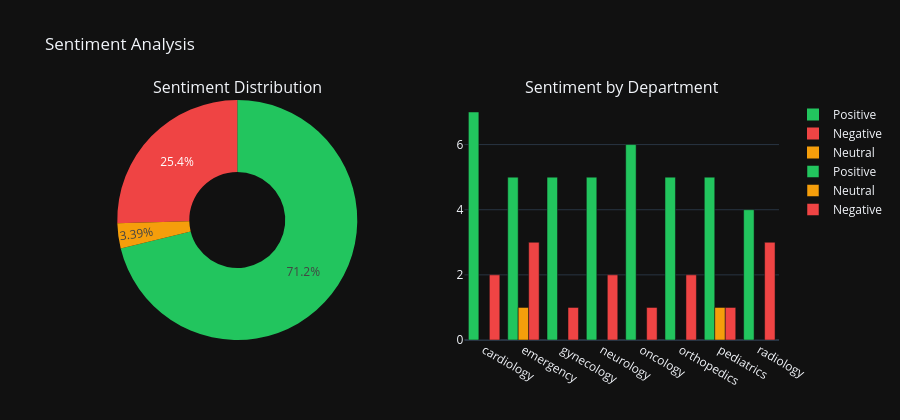
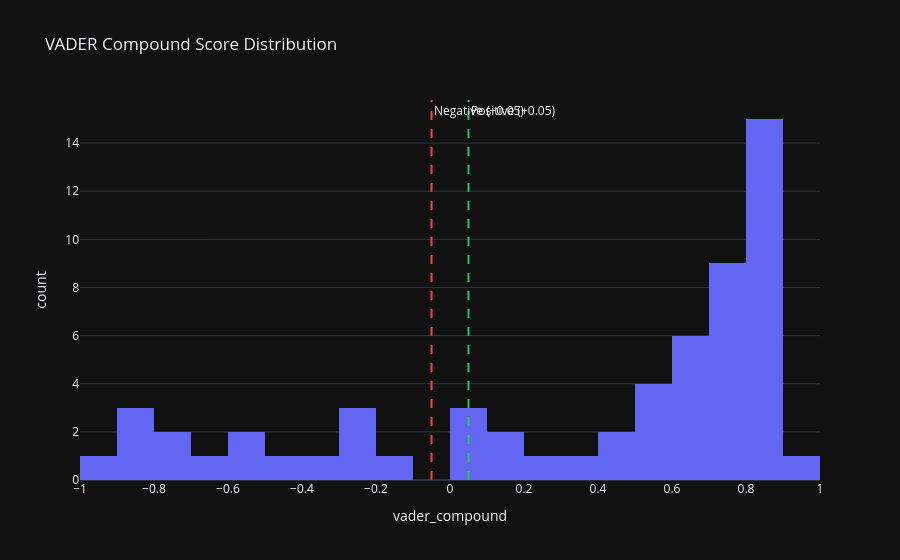

Here is the notebook cell these charts were saved with, in order:
### Code cell
# CELL 6 — Sentiment Analysis Visualisation (FIXED)

if 'sentiment_label' in df.columns:

    # 🎨 Colors
    colors = {
        'Positive': '#22c55e',
        'Neutral': '#f59e0b',
        'Negative': '#ef4444'
    }

    # ── 🧠 FIX 1: Handle one-hot department columns ─────────────
    dept_cols = [col for col in df.columns if col.startswith('department_')]

    if dept_cols:
        # Convert one-hot → single department column
        df['department'] = df[dept_cols].idxmax(axis=1)
        df['department'] = df['department'].str.replace('department_', '')

    # ── 📊 Create subplot ───────────────────────────────────────
    fig = make_subplots(
        rows=1, cols=2,
        specs=[[{'type': 'pie'}, {'type': 'bar'}]],
        subplot_titles=['Sentiment Distribution', 'Sentiment by Department']
    )

    # ── 🥧 Sentiment Distribution ───────────────────────────────
    sc = df['sentiment_label'].value_counts()

    fig.add_trace(
        go.Pie(
            labels=sc.index,
            values=sc.values,
            marker_colors=[colors.get(l, '#94a3b8') for l in sc.index],
            hole=0.4
        ),
        row=1, col=1
    )

    # ── 📊 Sentiment by Department (FIXED) ─────────────────────
    if 'department' in df.columns:

        ds = (
            df.groupby(['department', 'sentiment_label'])
            .size()
            .unstack(fill_value=0)
        )

        for s in ['Positive', 'Neutral', 'Negative']:
            if s in ds.columns:
                fig.add_trace(
                    go.Bar(
                        name=s,
                        x=ds.index,
                        y=ds[s],
                        marker_color=colors[s]
                    ),
                    row=1, col=2
                )
    else:
        print("⚠️ No department column found")

    # ── Layout ────────────────────────────────────────────────
    fig.update_layout(
        template=PLOTLY_TEMPLATE,
        height=420,
        barmode='group',   # 🔥 FIX: better than stack
        title_text='Sentiment Analysis'
    )

    fig.show()

    # ── 📈 VADER Distribution ─────────────────────────────────
    if 'vader_compound' in df.columns:
        fig2 = px.histogram(
            df,
            x='vader_compound',
            nbins=30,
            title='VADER Compound Score Distribution',
            template=PLOTLY_TEMPLATE,
            color_discrete_sequence=['#6366f1']
        )

        fig2.add_vline(
            x=0.05,
            line_dash='dash',
            line_color='#22c55e',
            annotation_text='Positive (+0.05)'
        )

        fig2.add_vline(
            x=-0.05,
            line_dash='dash',
            line_color='#ef4444',
            annotation_text='Negative (−0.05)'
        )

        fig2.show()

print('✅ Cell 6 complete')

### Figure 1 — Plotly figure (JSON) as saved in the notebook; plotly's stock layout.template omitted (floating-point values rounded to 4 significant figures)
{"data": [{"domain": {"x": [0, 0.45], "y": [0, 1]}, "hole": 0.4, "labels": ["Positive", "Negative", "Neutral"], "marker": {"colors": ["#22c55e", "#ef4444", "#f59e0b"]}, "type": "pie", "values": [42, 15, 2]}, {"marker": {"color": "#22c55e"}, "name": "Positive", "type": "bar", "x": ["cardiology", "emergency", "gynecology", "neurology", "oncology", "orthopedics", "pediatrics", "radiology"], "xaxis": "x", "y": [7, 5, 5, 5, 6, 5, 5, 4], "yaxis": "y"}, {"marker": {"color": "#f59e0b"}, "name": "Neutral", "type": "bar", "x": ["cardiology", "emergency", "gynecology", "neurology", "oncology", "orthopedics", "pediatrics", "radiology"], "xaxis": "x", "y": [0, 1, 0, 0, 0, 0, 1, 0], "yaxis": "y"}, {"marker": {"color": "#ef4444"}, "name": "Negative", "type": "bar", "x": ["cardiology", "emergency", "gynecology", "neurology", "oncology", "orthopedics", "pediatrics", "radiology"], "xaxis": "x", "y": [2, 3, 1, 2, 1, 2, 1, 3], "yaxis": "y"}], "layout": {"annotations": [{"font": {"size": 16}, "showarrow": false, "text": "Sentiment Distribution", "x": 0.225, "xanchor": "center", "xref": "paper", "y": 1, "yanchor": "bottom", "yref": "paper"}, {"font": {"size": 16}, "showarrow": false, "text": "Sentiment by Department", "x": 0.775, "xanchor": "center", "xref": "paper", "y": 1, "yanchor": "bottom", "yref": "paper"}], "barmode": "group", "height": 420, "title": {"text": "Sentiment Analysis"}, "xaxis": {"anchor": "y", "domain": [0.55, 1]}, "yaxis": {"anchor": "x", "domain": [0, 1]}}}

### Figure 2 — Plotly figure (JSON) as saved in the notebook; plotly's stock layout.template omitted (floating-point values rounded to 4 significant figures)
{"data": [{"bingroup": "x", "hovertemplate": "vader_compound=%{x}<br>count=%{y}<extra></extra>", "legendgroup": "", "marker": {"color": "#6366f1", "pattern": {"shape": ""}}, "name": "", "nbinsx": 30, "orientation": "v", "showlegend": false, "type": "histogram", "x": [0.8858, -0.8399, 0.7579, 0.8642, -0.1655, -0.8908, 0.9061, 0.5719, 0.8625, -0.2263, 0.7845, 0.0, 0.624, 0.0258, 0.7506, -0.7964, -0.8442, 0.6486, 0.8999, 0.81, 0.8227, -0.3919, 0.8441, 0.7269, 0.6636, -0.2023, 0.8166, 0.7964, 0.8402, -0.4019, 0.8479, 0.4019, 0.7178, 0.5106, -0.765, 0.6757, -0.25, 0.204, 0.6597, 0.8999, -0.5256, 0.743, 0.6597, 0.0772, 0.5095, 0.5859, -0.9199, 0.8271, 0.3871, 0.1406, 0.8481, 0.4848, 0.1154, -0.5423, 0.7506, 0.8304, 0.7506, -0.6705, 0.8225], "xaxis": "x", "yaxis": "y"}], "layout": {"annotations": [{"showarrow": false, "text": "Positive (+0.05)", "x": 0.05, "xanchor": "left", "xref": "x", "y": 1, "yanchor": "top", "yref": "y domain"}, {"showarrow": false, "text": "Negative (−0.05)", "x": -0.05, "xanchor": "left", "xref": "x", "y": 1, "yanchor": "top", "yref": "y domain"}], "barmode": "relative", "legend": {"tracegroupgap": 0}, "shapes": [{"line": {"color": "#22c55e", "dash": "dash"}, "type": "line", "x0": 0.05, "x1": 0.05, "xref": "x", "y0": 0, "y1": 1, "yref": "y domain"}, {"line": {"color": "#ef4444", "dash": "dash"}, "type": "line", "x0": -0.05, "x1": -0.05, "xref": "x", "y0": 0, "y1": 1, "yref": "y domain"}], "title": {"text": "VADER Compound Score Distribution"}, "xaxis": {"anchor": "y", "domain": [0, 1], "title": {"text": "vader_compound"}}, "yaxis": {"anchor": "x", "domain": [0, 1], "title": {"text": "count"}}}}
